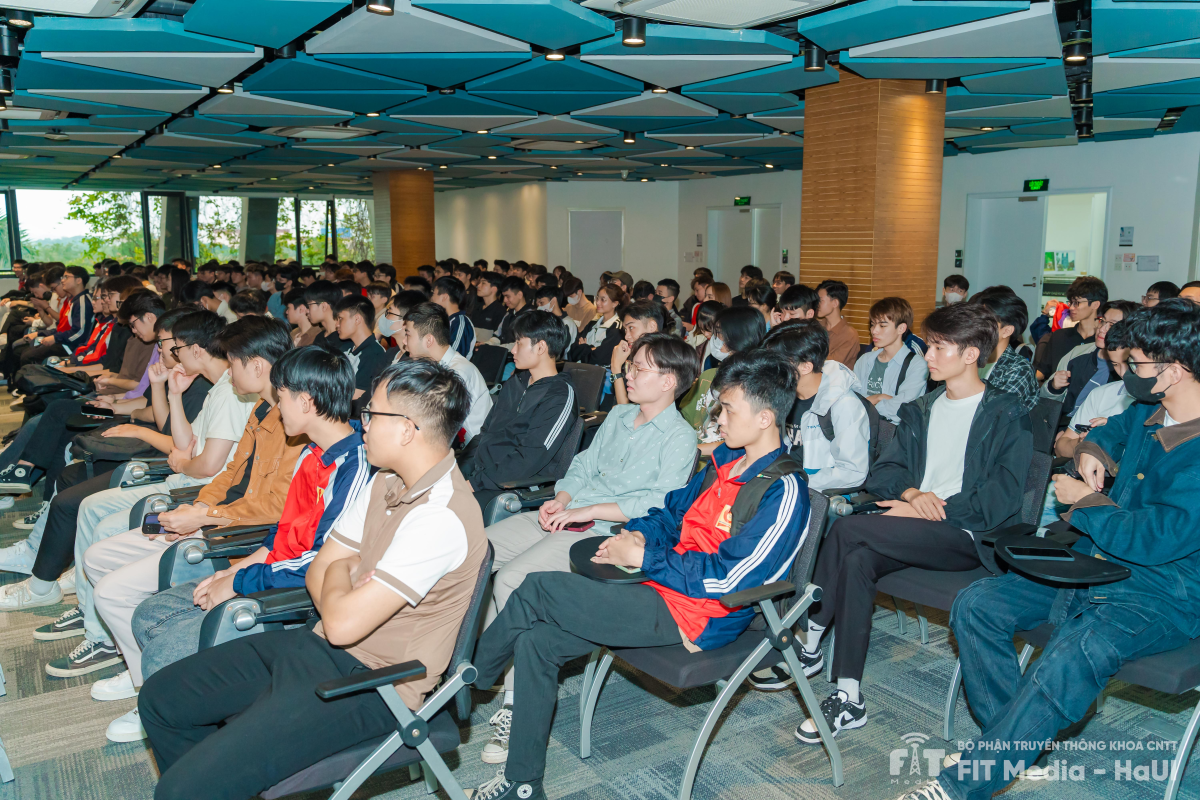
#> input picture LDN00109.jpg, 6000 x 4000 px (shown at 1/5 size)
$ python knn.py
#> lines starting #> are read from the running program, lines starting #| are printed output that depends on the picture; pictures that were not available may be replaced by others from this repository, and a replacement may not be noted
import cv2
import numpy as np
from sklearn.neighbors import NearestNeighbors

def calcHist(image, bins=64, ranges=[0, 256]):
    hist = np.zeros((bins**3), dtype=np.float32)
    pixel_count = 0
    b, g, r = cv2.split(image)
    for channel in (b, r, g):
        channel_hist, _ = np.histogram(channel, bins=bins, range=ranges)
        hist[pixel_count: pixel_count + bins] = channel_hist
        pixel_count +=bins
    return hist

test_img = cv2.imread('LDN00109.jpg')
#> test_img is the input picture: shape (4000, 6000, 3); mean B, G, R 109.2, 110.4, 92.1
test_img = cv2.resize(test_img, (300,300))
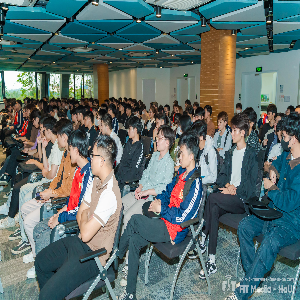
#> test_img: shape (300, 300, 3); mean B, G, R 109.1, 110.2, 91.9

data_imgs = []
data_hists =[]
for i in range(1,12):
    data_img = cv2.imread('')
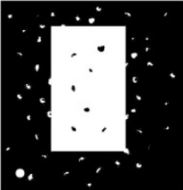
#> input picture anhdentrang.JPG, 183 x 190 px, given in place of , which was not available
#> data_img is the input picture: shape (190, 183, 3); min 0, max 255, mean 73.7
    data_img = cv2.resize(data_img, (300, 300))
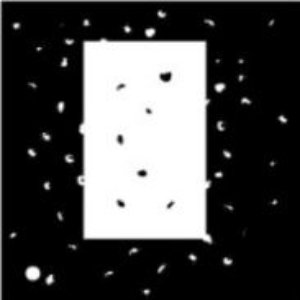
#> data_img: shape (300, 300, 3); min 0, max 255, mean 73.6
    hist = calcHist(data_img).flatten()
#> the loop in calcHist, `for channel in (b, r, g):` made 3 passes
#> pixel_count on passes 1 to 3: 64, 128, 192
#> after the loop in calcHist, `for channel in (b, r, g):`: pixel_count = 192
    data_imgs.append(data_img)
    data_hists.append(hist)

for i in range(1,6):
    data_img = cv2.imread('')
    data_img = cv2.resize(data_img, (300, 300))
    hist = calcHist(data_img).flatten()
    data_imgs.append(data_img)
    data_hists.append(hist)

test_hist = calcHist(test_img).flatten()
#> in calcHist (call 17), `b, g, r = cv2.split(image)`:
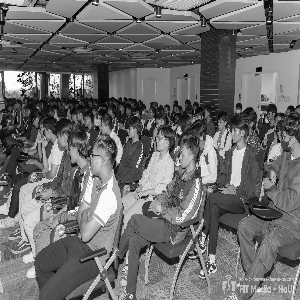
#> b: shape (300, 300); min 0, max 255, mean 109.1
#> in calcHist (call 17), `b, g, r = cv2.split(image)`:
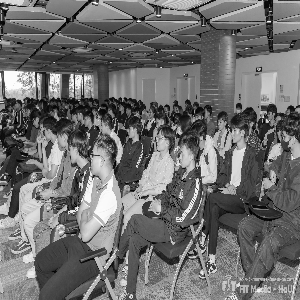
#> g: shape (300, 300); min 0, max 255, mean 110.2
#> in calcHist (call 17), `b, g, r = cv2.split(image)`:
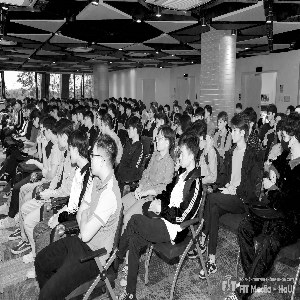
#> r: shape (300, 300); min 0, max 255, mean 91.9
#> the loop in calcHist (call 17), `for channel in (b, r, g):` made 3 passes

K = 3
neigh = NearestNeighbors(n_neighbors=K)
neigh.fit(data_hists)
distances, indices = neigh.kneighbors([test_hist])
#> distances = [[99954.4, 99954.4, 99954.4]]; indices = [[1, 2, 0]]

cv2.imshow('Test image', test_img)
for i in range(K):
    data_img = data_imgs[indices[0][i]]
    cv2.imshow('Data image {}'.format(i+1),data_img)
cv2.waitKey(0)
cv2.destroyAllWindows()
